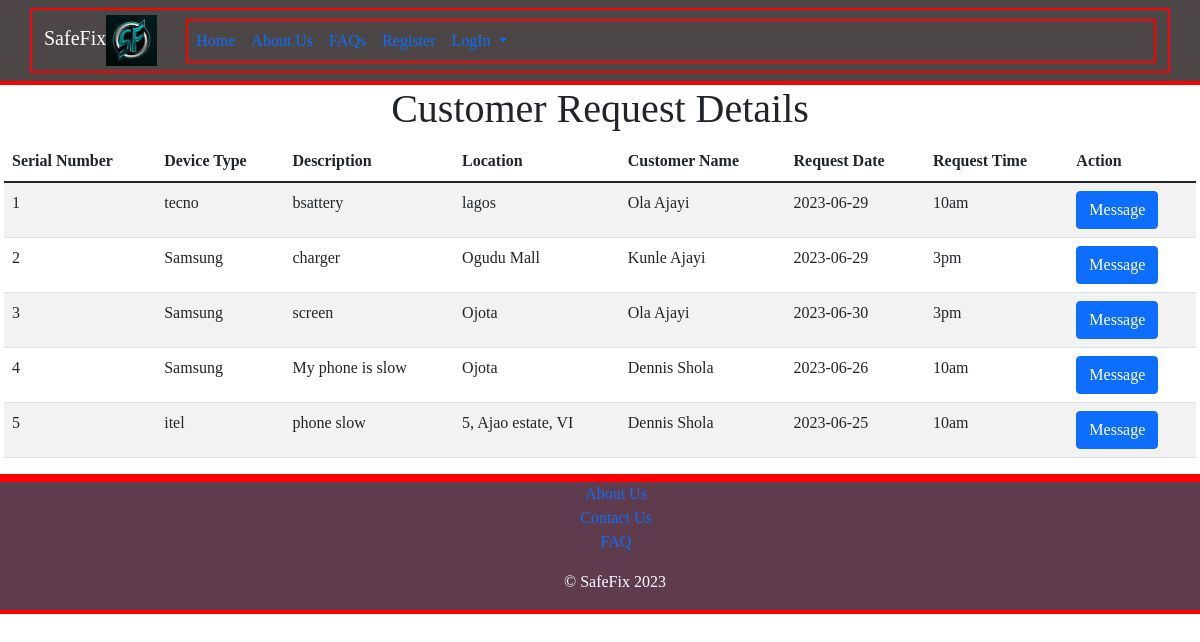
The app's page /customerrepairs.php?id=17 with its own data.
### tables this page shows
CREATE TABLE `request` (
  `request_id` int(11) NOT NULL,
  `request_device_type` varchar(255) DEFAULT NULL,
  `request_problem_description` text DEFAULT NULL,
  `request_location` varchar(255) DEFAULT NULL,
  `customer_id` int(11) NOT NULL,
  `repairer_id` int(11) NOT NULL,
  `request_date` varchar(100) NOT NULL,
  `request_time` varchar(100) NOT NULL,
  `request_created` timestamp NOT NULL DEFAULT current_timestamp()
);

### classes/dbconnection.php (called while the page is built, shortened)
<?php
class Dbconnection{
    private $conn;
    public function connect(){
        try{
            $this->conn = new PDO(self::DSN, self::DB_USERNAME, self::DB_PASSWORD);
            $this->conn->setAttribute(PDO::ATTR_ERRMODE, PDO::ERRMODE_EXCEPTION);
        }catch(PDOException $ex){
            error_log("Connection Unsuccessful". $ex->getMessage());
        }
        return $this->conn;
    }
}
?>

### classes/Request.php (called while the page is built, shortened)
<?php
require_once("Dbconnection.php");
class Request extends Dbconnection{
    private $conn;
    public function __construct(){
        $this->conn = $this->connect();
    }
         public function getCustomerRequest($repairer){
             $sql = "SELECT request_device_type, customer.cust_id, request_problem_description, request_location, concat(customer.cust_firstName, ' ', customer.cust_lastName) as 'customer name', request_date, request_time FROM request INNER JOIN customer on request.customer_id = customer.cust_id WHERE request.repairer_id = ?";
            $stmt = $this->conn->prepare($sql);
            $stmt->execute([$repairer]);
            $result = $stmt->fetchAll(PDO::FETCH_ASSOC);
            return $result;
        }
}

### customerrepairs.php (the view, shortened to what this page needs)
<?php
    require("classes/Request.php");
    $repairer = new Request();
    if(isset($_GET['id'])){
        $repairer_id = $_GET['id'];
    }
    $custrepairers = $repairer->getCustomerRequest($repairer_id);
?>
<?php
  require_once("partials/header1.php");
?>
    <div class="row">
    <div class="col-md-12">
        <h1 class="text-center">Customer Request Details</h1>
    <table class="table table-striped">
        <thead>
            <th>Serial Number</th>
            <th>Device Type</th>
            <th>Description</th>
            <th>Location</th>
            <th>Customer Name</th>
            <th>Request Date</th>
            <th>Request Time</th>
            <th>Action</th>
        </thead>
        <tbody>
            <?php
        $sn = 1;
                foreach($custrepairers as $repair){
                    ?>
                        <tr>
                            <td><?php echo $sn++ ?></td>
                            <td><?php echo $repair["request_device_type"] ?></td>
                            <td><?php echo $repair["request_problem_description"] ?></td>
                            <td><?php echo $repair["request_location"] ?></td>
                            <td><?php echo $repair["customer name"] ?></td>
                            <td><?php echo $repair["request_date"] ?></td>
                            <td><?php echo $repair["request_time"] ?></td>
                            <td><a href='repairerchatmessage.php?id=<?php echo $repair["cust_id"] ?>' class="btn btn-primary" style="text-decoration:none;">Message</a></td>
                        </tr>
                    <?php
                }
            ?>
        </tbody>
</table>
            </div>
            </div>
 <?php
  require_once("partials/footer.php");
?>

### assets/css/miniproject.css (style rules this page uses)
* { box-sizing:border-box; }
div { border:2px solid red; }
h1,h2,h3,h4,h5,p,a,button,input,div { font-family:algerian serif; }

### records on screen
request: request_device_type "tecno", request_problem_description "bsattery", request_location "lagos", customer "Ola Ajayi", request_date "2023-06-29", request_time "10am"
request: request_device_type "Samsung", request_problem_description "charger", request_location "Ogudu Mall", customer "Kunle Ajayi", request_date "2023-06-29", request_time "3pm"
request: request_device_type "Samsung", request_problem_description "screen", request_location "Ojota", customer "Ola Ajayi", request_date "2023-06-30", request_time "3pm"
request: request_device_type "Samsung", request_problem_description "My phone is slow", request_location "Ojota", customer "Dennis Shola", request_date "2023-06-26", request_time "10am"
request: request_device_type "itel", request_problem_description "phone slow", request_location "5, Ajao estate, VI", customer "Dennis Shola", request_date "2023-06-25", request_time "10am"
